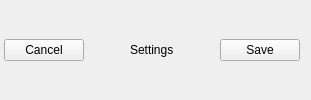
    <widget class="QFrame" name="frBBControls">
     <property name="frameShape">
      <enum>QFrame::NoFrame</enum>
     </property>
     <property name="frameShadow">
      <enum>QFrame::Plain</enum>
     </property>
     <layout class="QGridLayout" name="gridLayout_12">
      <property name="leftMargin">
       <number>4</number>
      </property>
      <item row="0" column="4">
       <widget class="QPushButton" name="btSaveBB">
        <property name="text">
         <string>Save</string>
        </property>
       </widget>
      </item>
      <item row="0" column="2">
       <widget class="QLabel" name="bbFrameLabel">
        <property name="text">
         <string>Settings</string>
        </property>
       </widget>
      </item>
      <item row="0" column="1">
       <spacer name="horizontalSpacer_8">
        <property name="orientation">
         <enum>Qt::Horizontal</enum>
        </property>
        <property name="sizeHint" stdset="0">
         <size>
          <width>40</width>
          <height>20</height>
         </size>
        </property>
       </spacer>
      </item>
      <item row="0" column="0">
       <widget class="QPushButton" name="btCancelBB">
        <property name="text">
         <string>Cancel</string>
        </property>
       </widget>
      </item>
      <item row="0" column="3">
       <spacer name="horizontalSpacer_9">
        <property name="orientation">
         <enum>Qt::Horizontal</enum>
        </property>
        <property name="sizeHint" stdset="0">
         <size>
          <width>40</width>
          <height>20</height>
         </size>
        </property>
       </spacer>
      </item>
     </layout>
    </widget>
